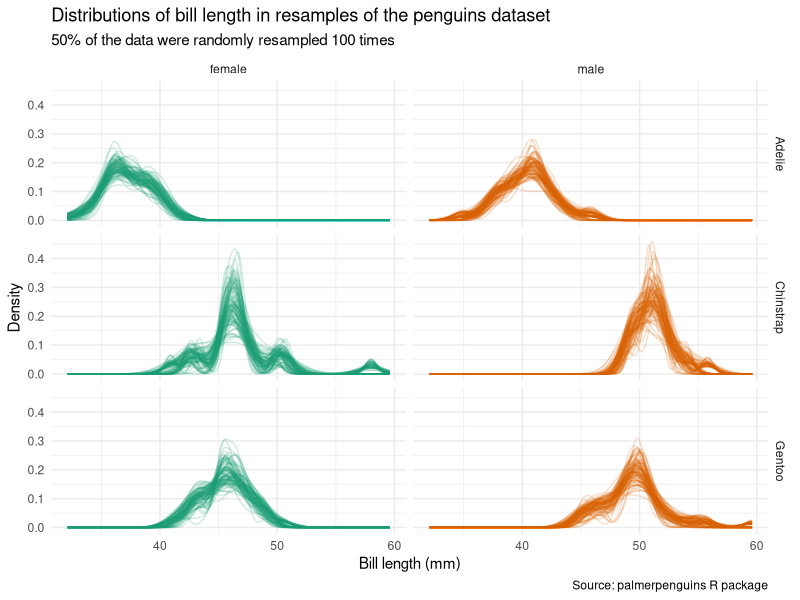
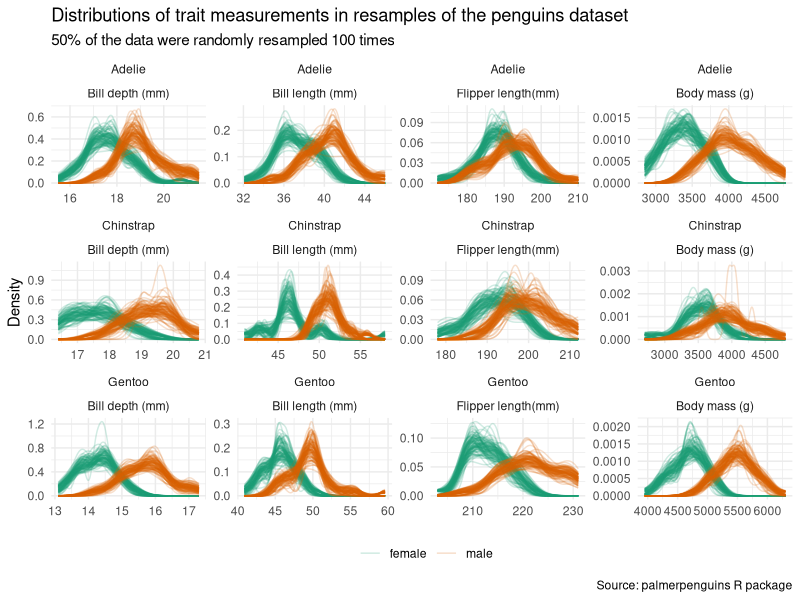

Write R code to recreate these figures, in order.
## ---- chunk 1

knitr::opts_chunk$set(echo = TRUE)

## required packages
library(tidyverse)
library(palmerpenguins)

## import and clean data
## (remove NAs from the dataset)
penguins_c <- palmerpenguins::penguins %>% drop_na()

## ---- chunk 2

## specify the number of replicates and the sample prop (or size)
n_reps <- 100
samp_prop <- 0.50

## resample the data and put it in a tibble
re_penguins <- tibble(
  rep = 1:n_reps, 
  samp = replicate(
    n = n_reps, 
    sample_frac(
      tbl = penguins_c, 
      size = samp_prop, 
      replace = FALSE), 
    simplify = FALSE))

## ---- chunk 3

re_penguins

## ---- chunk 4

## calculate the median trait values from each sample
re_penguins <- re_penguins %>% 
  unnest(samp) %>% 
  group_by(rep, species, sex) %>% 
  summarise(across(.cols = bill_length_mm:body_mass_g, 
                   ~ median(.))) %>% 
  group_by(rep) %>% 
  nest() %>% 
  rename(summ_mean = data) %>% 
  right_join(re_penguins, ., by = "rep") %>% 
  suppressMessages() 

re_penguins

## ---- chunk 5

## plot the distributions of bill_length_mm from the resamples
re_penguins %>% 
  select(rep, samp) %>% 
  unnest(samp) %>% 
  ggplot(data = ., 
         mapping = aes(x = bill_length_mm, 
                       group = rep, 
                       colour = sex)) + 
  geom_line(stat = "density", alpha = 0.2) + 
  scale_colour_brewer(palette = "Dark2") + 
  # facet_wrap(~ species) + 
  facet_grid(species ~ sex) + 
  labs(x = "Bill length (mm)", y = "Density", 
       title = "Distributions of bill length in resamples of the penguins dataset", 
       subtitle = "50% of the data were randomly resampled 100 times", 
       caption = "Source: palmerpenguins R package") + 
  theme_minimal() + 
  theme(legend.position = "none")

## ---- chunk 6

## plot the distributions of all the traits from the resamples
re_penguins %>% 
  select(rep, samp) %>% 
  unnest(samp) %>% 
  pivot_longer(., cols = bill_length_mm:body_mass_g, 
               names_to = "measure", values_to = "value") %>% 
  mutate(measure = factor(.$measure, 
                          levels = c("bill_depth_mm", 
                                     "bill_length_mm", 
                                     "flipper_length_mm", 
                                     "body_mass_g"), 
                          labels = c("Bill depth (mm)", 
                                     "Bill length (mm)", 
                                     "Flipper length(mm)", 
                                     "Body mass (g)"))) %>% 
  # mutate(value = ifelse(measure == "Body mass (g)", value / 1000, value)) %>% 
  ggplot(data = ., 
         mapping = aes(x = value, 
                       group = interaction(rep, sex))) + 
  geom_line(mapping = aes(colour = sex),
            stat = "density", alpha = 0.2) +
  # geom_histogram(mapping = aes(fill = sex), 
  #                alpha = 0.5, position = "identity") + 
  scale_colour_brewer(palette = "Dark2", 
                      name = "", labels = c("female", "male")) + 
  # facet_grid(species ~ measure, 
  #            scales = "free") + 
  facet_wrap(~ species*measure, ncol = 4, scales = "free") + 
  labs(x = NULL, y = "Density", 
       title = "Distributions of trait measurements in resamples of the penguins dataset", 
       subtitle = "50% of the data were randomly resampled 100 times", 
       caption = "Source: palmerpenguins R package") + 
  theme_minimal() + 
  theme(legend.position = "bottom")

